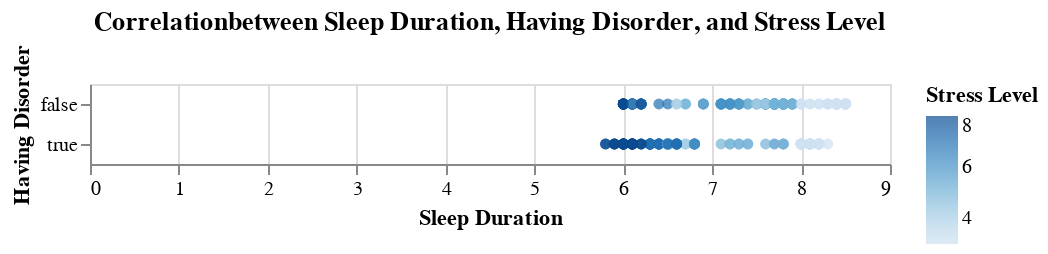

Notebook cell for this chart:
### Markdown cell above
From the Bar chart above, we can find that BMI Category may also be related to sleep disorder.

### Code cell
alt.Chart(df).mark_circle().encode(
    x = "Sleep Duration",
    y = "Having Disorder",
    color = "Stress Level",
). properties(title="Correlationbetween Sleep Duration, Having Disorder, and Stress Level")

### Figure 1 — Vega-Lite specification as saved in the notebook (floating-point values rounded to 4 significant figures; data arrays with more than 128 entries replaced by an {"elided": "..."} marker saying what was removed)
{"config": {"view": {"continuousWidth": 400, "continuousHeight": 300}}, "data": {"name": "data-7aacc2128f89557de0cb18b0912d6212"}, "mark": "circle", "encoding": {"color": {"field": "Stress Level", "type": "quantitative"}, "x": {"field": "Sleep Duration", "type": "quantitative"}, "y": {"field": "Having Disorder", "type": "nominal"}}, "title": "Correlationbetween Sleep Duration, Having Disorder, and Stress Level", "$schema": "https://vega.github.io/schema/vega-lite/v4.17.0.json", "datasets": {"data-7aacc2128f89557de0cb18b0912d6212": {"elided": "374 records"}}}
